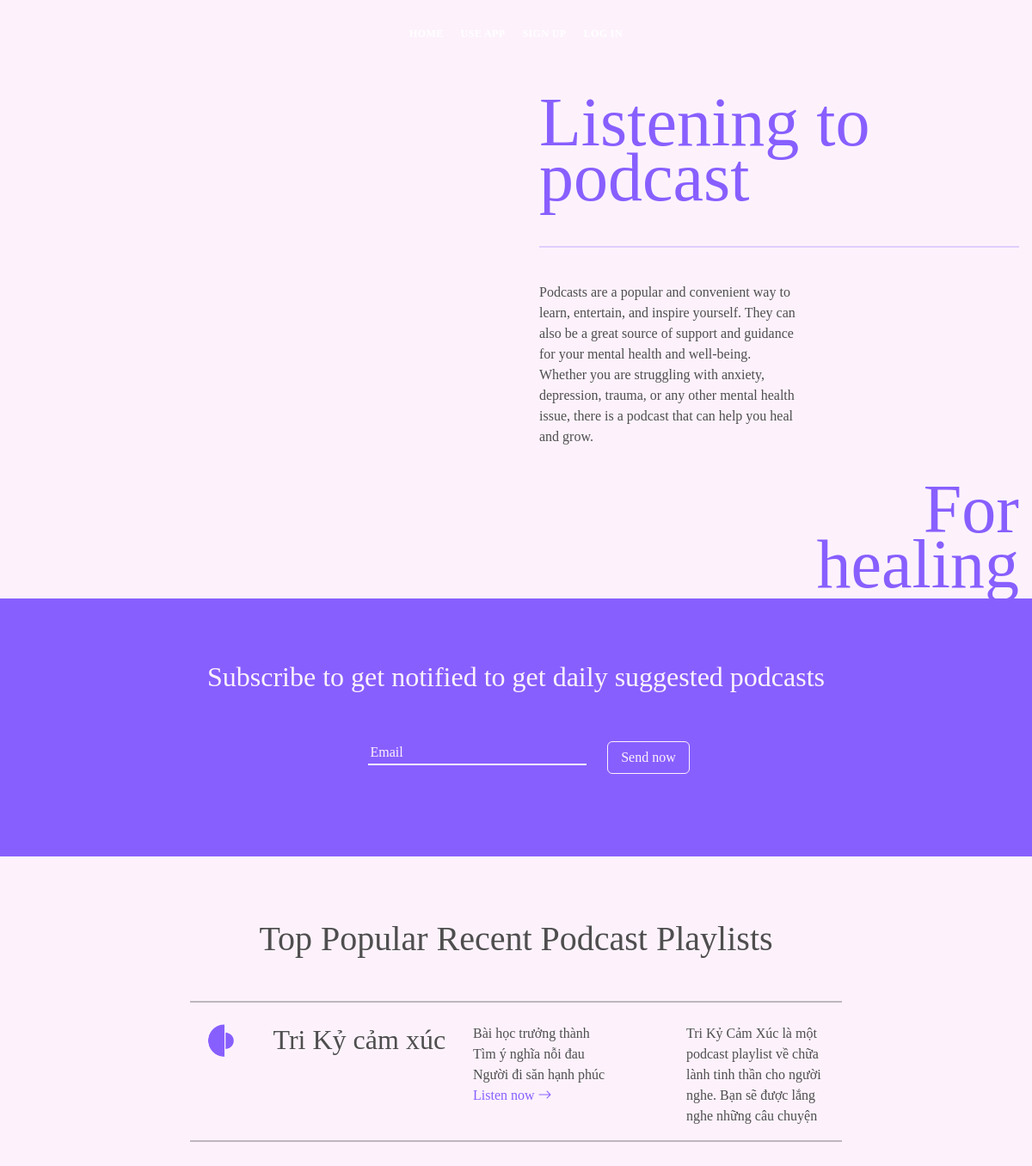
Screenshot of /all_podcasts with the database file from the repository.
### app.py (models this page shows)
class Playlists(db.Model):
    id = db.Column(db.Integer, primary_key=True)
    title = db.Column(db.String(255), nullable=False)
    description = db.Column(db.Text, nullable=False)
    audios = db.relationship('Audio', backref='playlist')

class Audio(db.Model):
    id = db.Column(db.Integer, primary_key=True)
    name = db.Column(db.String(64), unique=True)
    title = db.Column(db.String(255), nullable=False)
    description = db.Column(db.Text, nullable=False)
    path = db.Column(db.String(256))
    date_posted = db.Column(db.DateTime, default=datetime.utcnow)
    playlist_id = db.Column(db.Integer, db.ForeignKey('playlists.id'))

### app.py (the view)
@app.route('/all_podcasts')
def all_podcasts():
    all_podcasts = Audio.query.order_by(Audio.date_posted)
    playlists = Playlists.query.order_by(Playlists.id)
    return render_template("all_podcasts.html", all_podcasts=all_podcasts, playlists=playlists)

### form_backup.py
class SearchForm(FlaskForm):
    searched = StringField("Searched", validators=[DataRequired()])
    submit = SubmitField("Search now")

### app.py (called while the page is built)
@app.context_processor
def base():
    form = SearchForm()
    return dict(form=form)

### templates/all_podcasts.html (shortened to what this page needs)
{% include 'navbar.html' %}
<div id="hero" class="text-center" style>
    <div class="row" style="margin-top:60px">
        <div class="col-6">
        </div>
        <div class="col-6 text-left">
            <h1 class="text-purple big-heading" style="margin-top:50px; margin-left: 15px;">Listening to podcast</h1>
            <br>
            <hr style ="margin-left:15px; margin-right: 15px;">
            <br>
            <p class="" style="max-width: 300px; margin-left: 15px;">Podcasts are a popular and convenient way to learn, entertain, and inspire yourself. They can also be a great source of support and guidance for your mental health and well-being. Whether you are struggling with anxiety, depression, trauma, or any other mental health issue, there is a podcast that can help you heal and grow.</p>
            <h1 class="text-purple big-heading text-right mt-4" style="margin-right:15px">For<br> healing</h1>
        </div>
    </div>
</div>
<div class="subscribe p-5 text-center">
    <br>
    <h2> Subscribe to get notified to get daily suggested podcasts  </h2>
    <br><br>
    <form action="">
        <div class="row" style="text-align: right;">
            <div class="col-7">
                <input type="email" placeholder="Email" class="form-control-subscribe">
            </div>
            <div class="col-5 text-left" style="max-width:120px">
                <button type="submit" class="btn btn-outline-secondary">Send now</button>
            </div>
        </div>
    </form>
    <br><br>
</div>
<h1 class="text-center">Top Popular Recent Podcast Playlists</h1>
<div class="mt-5">
    <div class="container">
        <hr class="hr-2" style="width:68%; margin:auto">
        <br>
        {% for playlist in playlists %}
            <div class="container">
                <div class="row">
                    <div class="col-2"></div>
                    <div class="col-8">
                        <div class="row">
                            <div class="col-5">
                                <div class="row">
                                    <div class="col-3">
                                        <img src="static/imgs/Refined/shape.png" style="max-width: 40px;" alt="">
                                    </div>
                                    <div class="col-9">
                                        <h2> {{playlist.title}} </h2>
                                    </div>
                                </div>
                            </div>
                            <div class="col-4">
                                {% for podcast in all_podcasts %}
                                    {% if podcast.playlist.id == playlist.id %}
                                        <div>{{podcast.title}}</div>
                                    {% endif %}
                                {% endfor %}
                                <a href=" {{url_for('playlist_play', id=playlist.id)}} ">Listen now <i class="bi bi-arrow-right"></i></a>
                            </div>
                            <div class="col-3">
                                <div>{{playlist.description[:120]}}</div>
                            </div>
                        </div>
                    </div>
                    <div class="col-2"></div>
                </div>
            </div>
            <hr class="mt-3 hr-2" style="width:68%; margin:auto">
        {% endfor %}
    </div>
</div>

### static/css/index.css (style rules this page uses)
:root { --dark-color: black; --body-font-size: 1.2rem; --body-font-color: var(--purple-color); --body-font-active: #8774f1; --purple-color-dark: #5215fc; --purple-color: #885fff; --purple-color-light: #8774f1; --pink-color: #ee93a9; --light-color: #febfad; --bg-color: #fdf2fc; --dark-light-color: #1e1e1e; --bs-border-width: 1px; --bs-border-style: solid; --white-color: white; --gray-color: #f1f1f1; }
body { background-color: var(--bg-color); background-attachment: fixed; color: #4e4e4e; font-family: Cambria, Cochin, Georgia, Times, 'Times New Roman', serif; max-width: 100%; overflow-x: hidden; }
a { color: var(--purple-color); text-decoration: none; transition: all 0.5s; }
hr { display: block; height: 1px; border: 0; border-top: 2px solid var(--purple-color); margin: 1em 0; padding: 0; }
.hr-2 { display: block; height: 1px; border: 0; border-top: 2px solid black; margin: 1em 0; padding: 0; }
.subscribe { color: var(--bg-color); background-color: var(--purple-color); }
.text-purple { color: var(--purple-color-light); }
.big-heading { font-size: 80px; line-height: 80%; }
.text-right { text-align: right; }
.form-control-subscribe { border: none; border-bottom: 2px solid var(--bg-color); outline: none; background: transparent; width: 40%; color: var(--bs-btn-active-color); }
.btn-outline-secondary { --bs-btn-color: var(--bg-color); --bs-btn-border-color: var(--bg-color); --bs-btn-hover-color: var(--purple-color); --bs-btn-hover-bg: var(--bg-color); --bs-btn-hover-border-color: var(--bg-color); --bs-btn-focus-shadow-rgb: 13, 110, 253; --bs-btn-active-color: #fff; --bs-btn-active-bg: var(--bg-color); --bs-btn-active-border-color: var(--bg-color); --bs-btn-active-shadow: inset 0 3px 5px rgba(0, 0, 0, 0.125); --bs-btn-disabled-color: var(--bg-color); --bs-btn-disabled-bg: transparent; --bs-btn-disabled-border-color: var(--bg-color); --bs-gradient: none }
.text-left { text-align: left; display: flex; flex-direction: column; }
.text-purple { color: var(--purple-color); }

### rows the page displays
Playlists: title "Tri Kỷ cảm xúc", description "Tri Kỷ Cảm Xúc là một podcast playlist về chữa lành tinh thần cho người nghe. Bạn sẽ được lắng nghe những câu chuyện"
Audio: title "Bài học trưởng thành"
Audio: title "Tìm ý nghĩa nỗi đau"
Audio: title "Người đi săn hạnh phúc"
